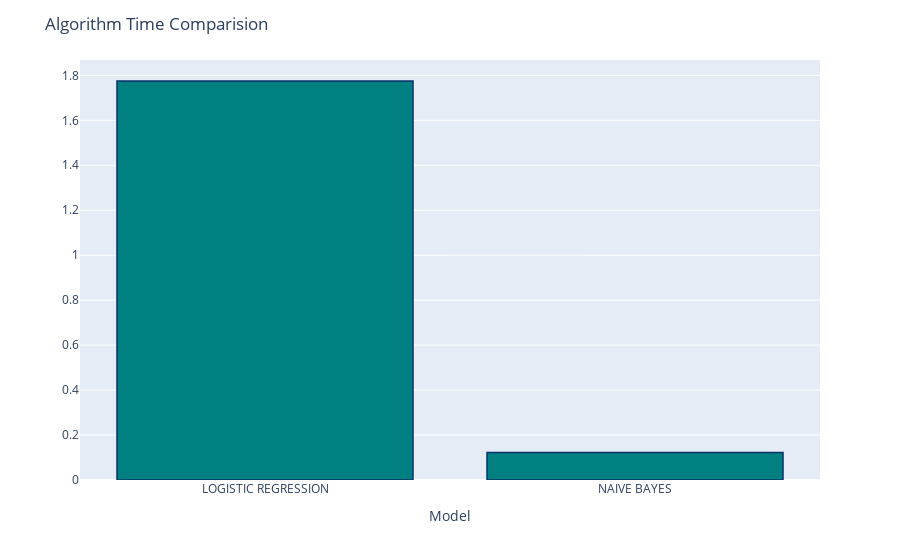

This figure's notebook cell:
### Code cell
fig = px.bar(x=list(algo_time.keys()), y=list(algo_time.values()))
fig.update_traces(marker_color='teal', marker_line_color='rgb(8,48,107)', marker_line_width=1.5)
fig.update_layout(title="Algorithm Time Comparision", xaxis_title="Model", yaxis_title="")
fig.show()

### Figure 1 — Plotly figure (JSON) as saved in the notebook; plotly's stock layout.template omitted (floating-point values rounded to 4 significant figures)
{"data": [{"alignmentgroup": "True", "hovertemplate": "x=%{x}<br>y=%{y}<extra></extra>", "legendgroup": "", "marker": {"color": "teal", "line": {"color": "rgb(8,48,107)", "width": 1.5}, "pattern": {"shape": ""}}, "name": "", "offsetgroup": "", "orientation": "v", "showlegend": false, "textposition": "auto", "type": "bar", "x": ["LOGISTIC REGRESSION", "NAIVE BAYES"], "xaxis": "x", "y": [1.775, 0.1219], "yaxis": "y"}], "layout": {"barmode": "relative", "legend": {"tracegroupgap": 0}, "margin": {"t": 60}, "title": {"text": "Algorithm Time Comparision"}, "xaxis": {"anchor": "y", "domain": [0, 1], "title": {"text": "Model"}}, "yaxis": {"anchor": "x", "domain": [0, 1], "title": {"text": ""}}}}
